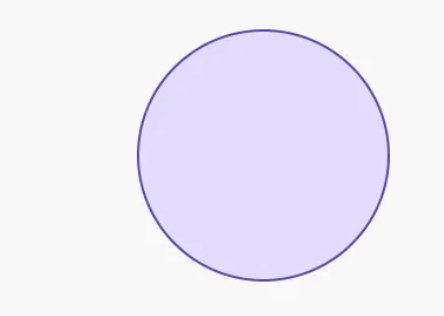
#> input picture cameracalibration/hi.jpg, 444 x 316 px, found by its file name
$ python camera_calibration.py
#> lines starting #> are read from the running program, lines starting #| are printed output that depends on the picture; after the words box and inside, x2 and y2 are one past the last pixel; in counts of white or black regions, pixels touching at a corner belong together
import numpy as np
import cv2
import glob
import json

def calc_chessboard_corners(images_path, example_image_path):
    '''Calculates the chessboard corners and points using the given images'''
    # termination criteria
    criteria = (cv2.TERM_CRITERIA_EPS + cv2.TERM_CRITERIA_MAX_ITER, 30, 0.001)

    # prepare object points, like (0,0,0), (1,0,0), (2,0,0) ....,(6,5,0)
    objp = np.zeros((6*9,3), np.float32)
    objp[:,:2] = np.mgrid[0:6,0:9].T.reshape(-1,2)

    # Arrays to store object points and image points from all the images.
    objpoints = [] # 3d point in real world space
    imgpoints = [] # 2d points in image plane.

    images = glob.glob(images_path)

    gray = cv2.imread(example_image_path, cv2.COLOR_BGR2GRAY)
#> gray is the input picture: shape (316, 444, 3); mean B, G, R 248.2, 235.7, 238.7

    count = -1
    for fname in images:
        count = count + 1
        if(count%6 == 0):
            print(count)
            img = cv2.imread(fname)
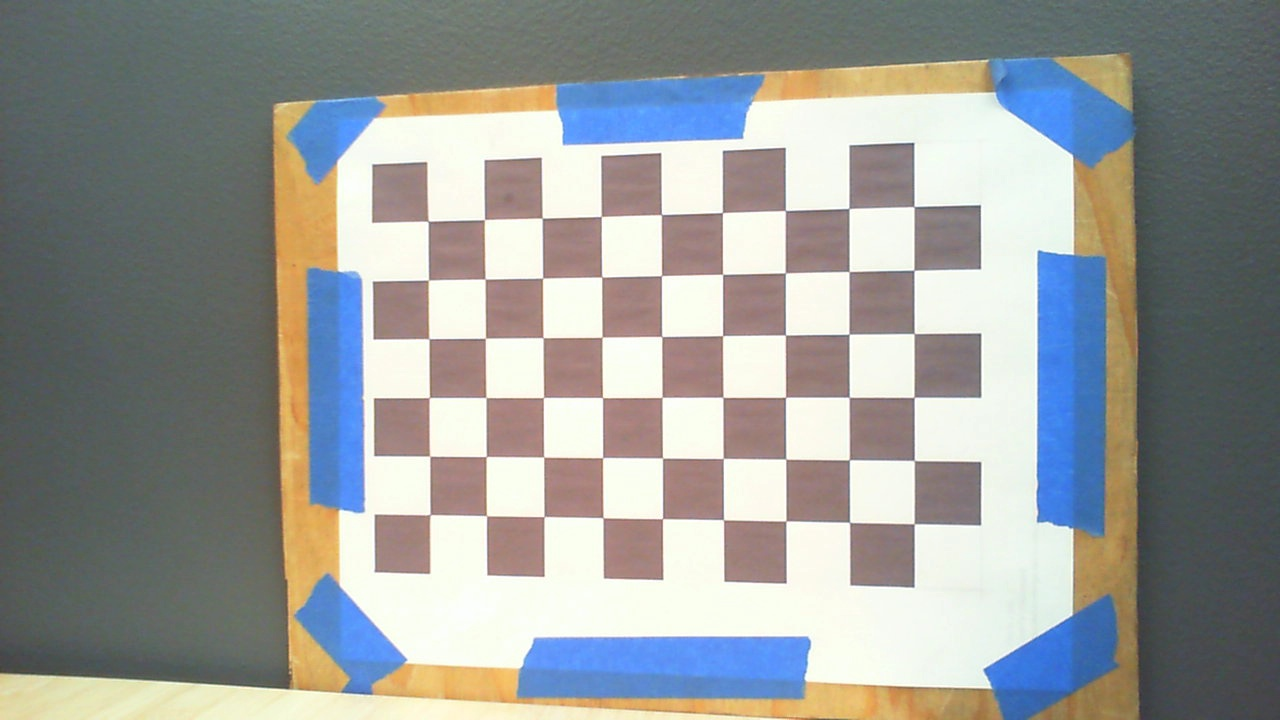
#> input picture cameracalibration/camera_one_images/frame0.jpg, 1280 x 720 px
#> img is the input picture: shape (720, 1280, 3); mean B, G, R 152.1, 154.5, 152.2
            gray = cv2.cvtColor(img,cv2.COLOR_BGR2GRAY)
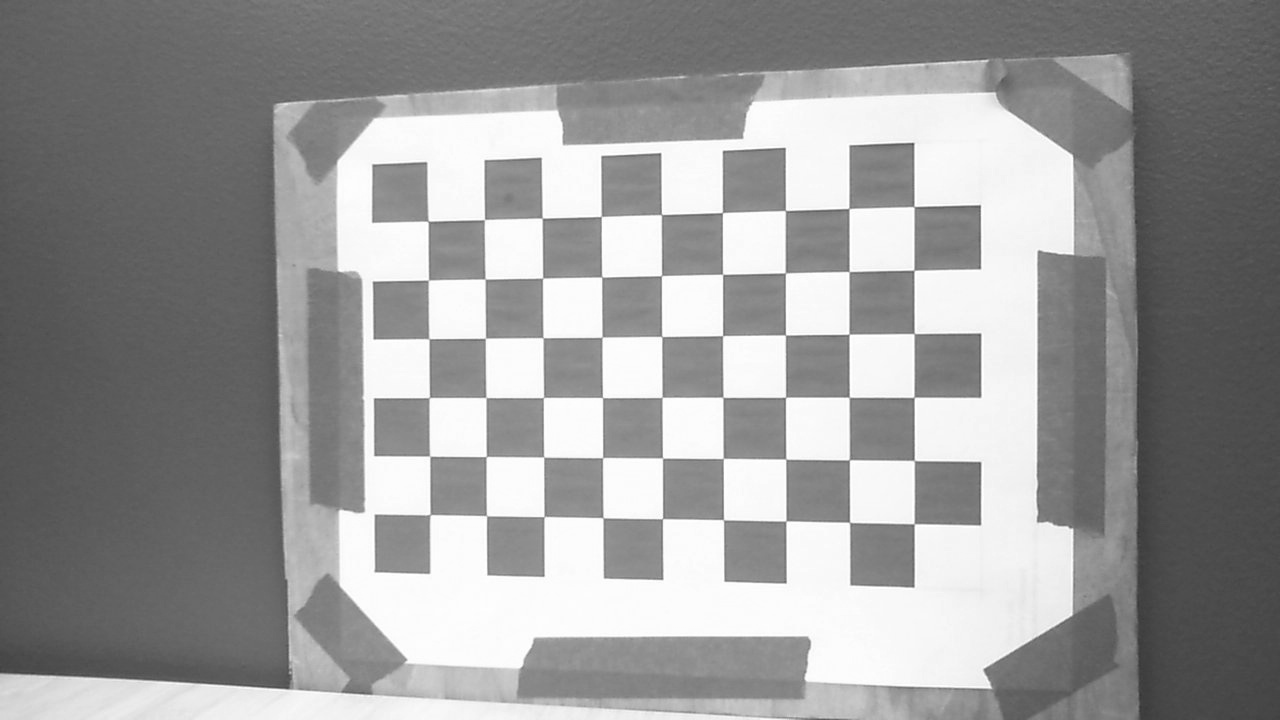
#> gray: shape (720, 1280); min 52, max 255, mean 153.5

            # Find the chess board corners
            ret, corners = cv2.findChessboardCorners(gray, (6,9),None)
#> ret = True; corners = 54 rows, first 8: [430.2, 514.5], [429.8, 456.2], [429.3, 397.5], [428.9, 338.7], [428.4, 280.2], [428, 221.1], [486.5, 515.6], [486.2, 456.6]

            # If found, add object points, image points (after refining them)
            if ret == True:
                objpoints.append(objp)

                corners2 = cv2.cornerSubPix(gray,corners,(11,11),(-1,-1),criteria)
#> corners2 = 54 rows, first 8: [430.1, 514.7], [429.7, 456.2], [429.3, 397.6], [428.9, 338.7], [428.4, 280.1], [428.1, 221.2], [486.5, 515.7], [486.3, 456.5]
                imgpoints.append(corners2)

                # Draw and display the corners
                img = cv2.drawChessboardCorners(img, (9, 6), corners2,ret)
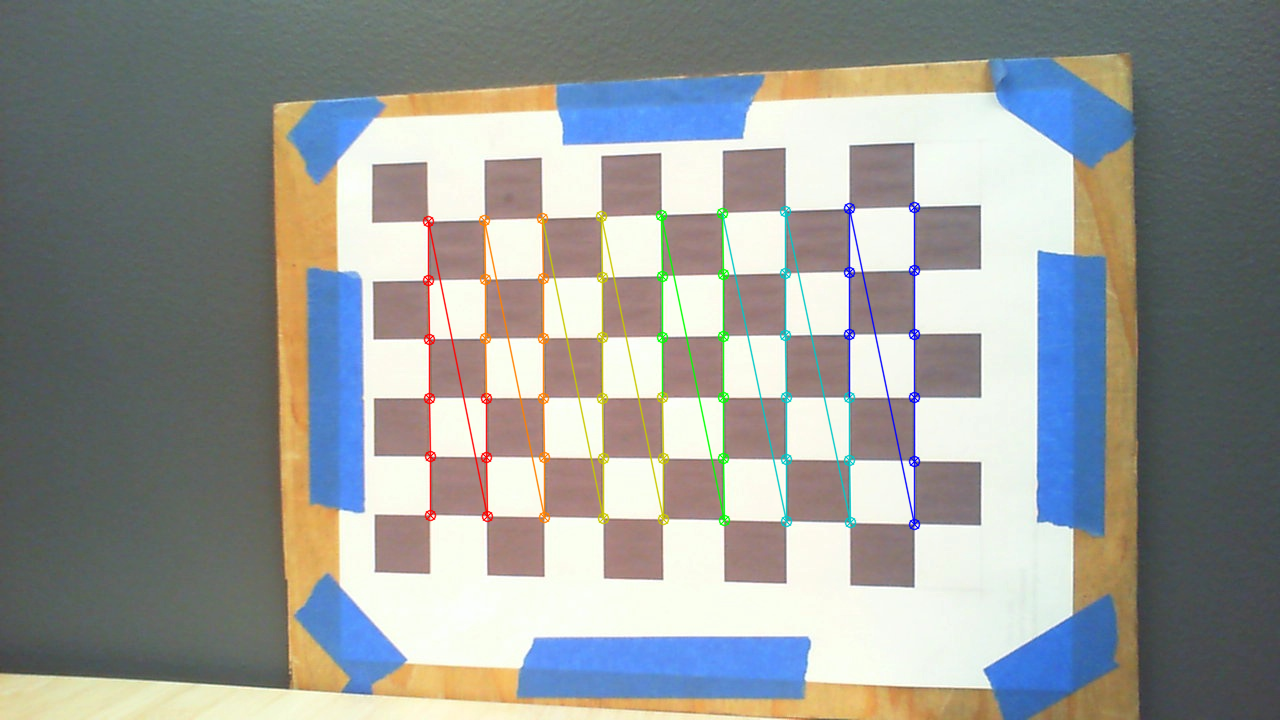
#> img: shape (720, 1280, 3); 2.16% of pixels changed, all inside (x1, y1, x2, y2) = (422, 201, 921, 531)
                cv2.imshow('img',img)
                cv2.waitKey(1)

    cv2.destroyAllWindows()
    return (objpoints, imgpoints, gray)


def create_img(objpoints, imgpoints, gray, mtx, dist, chessboard_image_path):
    '''Creates a chessboard based on the given parameters'''
    img = cv2.imread(chessboard_image_path)
    h,  w = img.shape[:2]
    newcameramtx, roi=cv2.getOptimalNewCameraMatrix(mtx,dist,(w,h),1,(w,h))
    return (img, newcameramtx, w, h, roi)

# [22 lines left out: functions crop_and_undistort_image, calc_mean_error, not called in this run]

def calibrate_camera_with_chessboard(images_path, example_image_path, chessboard_image_path):
    '''Calibrates the connected camera with a checkerboard pattern'''
    objpoints, imgpoints, gray = calc_chessboard_corners(images_path, example_image_path)
#> objpoints = 1 item; imgpoints = 1 item
    ret, mtx, dist, rvecs, tvecs = cv2.calibrateCamera(objpoints, imgpoints, gray.shape[::-1],None,None)
#> ret = 0.175; mtx = [[713.7, 0, 643.2], [0, 715.6, 380.9], [0, 0, 1]]; dist = [[0.0623, -0.381, -0.000452, 0.0015, 0.704]]; rvecs = ([-0.0817, 0.0951, -1.57],); tvecs = ([-3.66, 2.28, 12.26],)
    img, new_camera_mtx, width, height, roi = create_img(objpoints, imgpoints, gray, mtx, dist, chessboard_image_path)
    crop_and_undistort_image(mtx, dist, img, new_camera_mtx, width, height, roi)
    mean_error = calc_mean_error(objpoints, imgpoints, rvecs, tvecs, mtx, dist)

    return (mtx, dist, mean_error)


# [45 lines left out: functions writeToJSON, readFromJSON, compareCameras, not called in this run]

if __name__ == "__main__":
    images_paths = ['/Users/arnav/git/Robotics/cameracalibration/camera_one_images/*.jpg', '/Users/arnav/git/Robotics/cameracalibration/camera_two_images/*.jpg']
    example_image_path = "/Users/arnav/git/Robotics/cameracalibration/hi.jpg"
    chessboard_image_path = '/Users/arnav/git/Robotics/cameracalibration/left12.jpg'
    camera_names = ["Camera 1", "Camera 2"]
    data_file_name = 'data.json'
    data_file_type = 'w'

#> (the run stopped early here; a loop or call above may not have finished)
